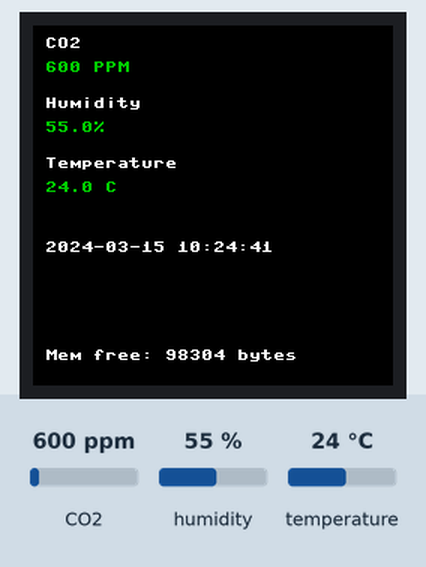
Simulated run of this program. Board: Raspberry Pi Pico running MicroPython. Parts: 240×240 colour display. Inputs (shaded band) come from the test bench; at power-on: CO2 600 ppm, humidity 55 %, temperature 24 °C. WiFi joins after 1.5 s; the clock reads 2024-03-15 10:24:30 at power-on unless the program sets it; no MQTT or app messages arrive unless stated; what the program prints to the serial console is not drawn.

Above: at 12.4 s.
12.5 s: CO2 set to 452 ppm
At 22.8 s:
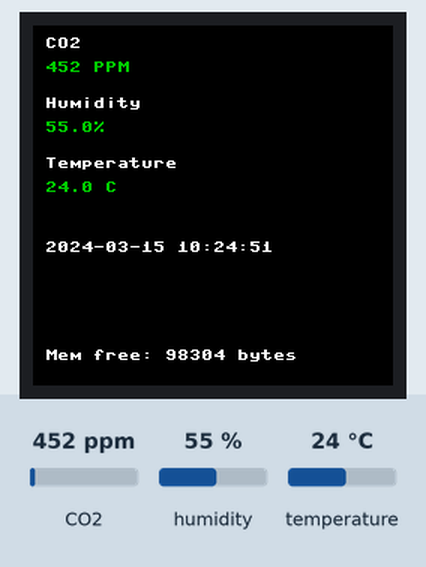
23.4 s: humidity set to 22 %
At 32.9 s:
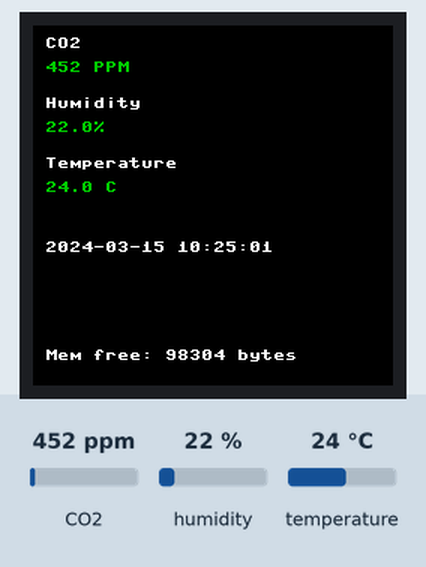
33.4 s: temperature set to 12 °C
At 43.0 s:
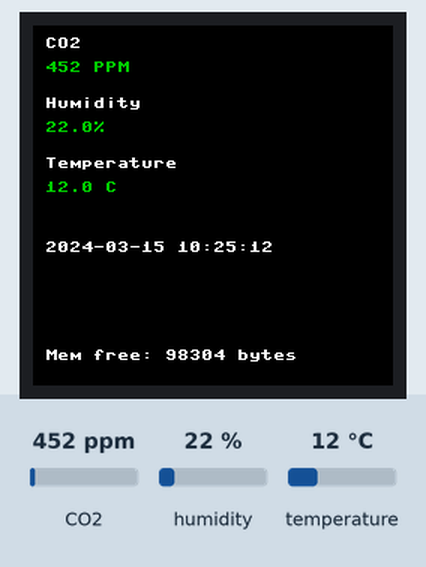
53.6 s: CO2 set to 1050 ppm
At 63.1 s:
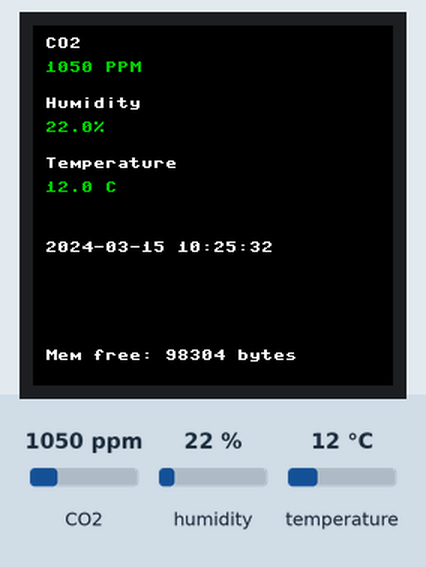
Timing chart, 0 to 64.6 s (numbered marks = the images above; inputs shaded):
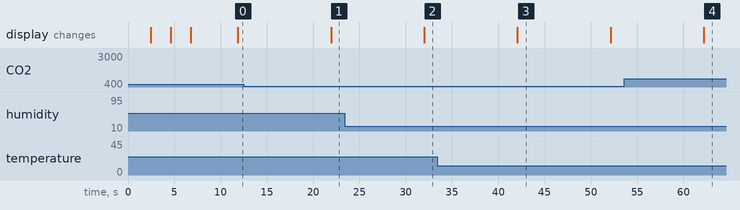

The program:

main.py
```python
import machine
import network
import ntptime
import time
import umqtt.simple as simple
from pimoroni_i2c import PimoroniI2C
from pimoroni import PICO_EXPLORER_I2C_PINS
import breakout_scd41
import config
import gc
from LCDModule import draw_rect, write_text, refresh_screen, colours

# Wi-Fi configuration
WIFI_SSID = config.WIFI_SSID
WIFI_PASSWORD = config.WIFI_PASSWORD

# MQTT configuration
MQTT_SERVER = config.MQTT_SERVER
MQTT_SCREEN_ON_TOPIC = config.MQTT_SCREEN_ON_TOPIC
MQTT_RESET_TOPIC = config.MQTT_RESET_TOPIC

LINE_HEIGHT = 18

# Retry configuration
MAX_RETRY = 10

# Print memory usage
def print_memory_usage():
    lineNumber = 12
    memory_usage = gc.mem_free()
    print("Memory usage:", memory_usage, "bytes free")
    draw_rect(x=0, y=LINE_HEIGHT * lineNumber, height=LINE_HEIGHT)
    write_text("Mem free: {} bytes".format(memory_usage), x=8, y=LINE_HEIGHT * lineNumber, colour=colours["WHITE"])
    refresh_screen()

wifi_status = "Disconnected..."
mqtt_status = "Disconnected..."
time_status = "Not Synced..."
scd41_status = "Initializing..."
mqtt_client = None

# Function to write setup status to the screen
def write_setup_status():
    draw_rect()
    # write_text(message="Setting up...", x=8, y=8)
    write_text(message="Wi-Fi: {}".format(wifi_status), x=8, y=LINE_HEIGHT, colour=colours["GREEN"] if wifi_status.endswith("Connected") else colours["WHITE"])
    write_text(message="MQTT: {}".format(mqtt_status), x=8, y=LINE_HEIGHT*2, colour=colours["GREEN"] if mqtt_status.endswith("Connected") else colours["WHITE"])
    write_text(message="Time: {}".format(time_status), x=8, y=LINE_HEIGHT*3, colour=colours["GREEN"] if time_status.endswith("Synced") else colours["WHITE"])
    write_text(message="SCD41: {}".format(scd41_status), x=8, y=LINE_HEIGHT*4, colour=colours["GREEN"] if scd41_status.endswith("Initialized") else colours["WHITE"])
    refresh_screen()
    print_memory_usage()

# Connect to Wi-Fi network
def connect_wifi():
    global wifi_status
    global MAX_RETRY

    print("Connecting to Wi-Fi...")
    wifi = network.WLAN(network.STA_IF)
    wifi.active(True)
    # wifi.disconnect()  # Disconnect from the Wi-Fi network

    retry_count = 0

    if wifi.status() == 3:
        wifi_status = "Connected"
        print("Already connected to Wi-Fi!")
        write_setup_status()
        # gc.collect()
        return

    if wifi.status() != 3:
        wifi_status = "Disconnected..."
        # print("Disconnected from Wi-Fi!")
        write_setup_status()
        if retry_count < MAX_RETRY:
            try:
                wifi.connect(WIFI_SSID, WIFI_PASSWORD)
            except Exception as e:
                print("Failed to connect to Wi-Fi:", e)
                retry_count += 1
                wifi_status = "Attempt {}/{}".format(retry_count, MAX_RETRY)
                print(wifi_status)
                write_setup_status()
                # gc.collect()
                time.sleep(1)

# Retry ntptime.settime()
def retry_ntptime_settime():
    global MAX_RETRY
    retry_count = 0
    global time_status
    ntptime.host = "time.cloudflare.com"
    ntptime.timeout = 2

    while retry_count < MAX_RETRY:
        try:
            ntptime.settime()
            time_status = "Synced"
            write_setup_status()
            return True
        except Exception as e:
            retry_count += 1
            print("Failed to synchronize time. Retrying ({}/{})...".format(retry_count, MAX_RETRY))
            time_status = "Syncing ({}/{})...".format(retry_count, MAX_RETRY)
            write_setup_status()
            time.sleep(2)

    print("Max retries exceeded. Time synchronization failed.")
    time_status = "Not Synced..."
    return False


# Connect to MQTT server
def connect_mqtt():
    global mqtt_status
    global MAX_RETRY

    print("Connecting to MQTT server...")
    client_id = "clientId-8XjjDaTnWG_sensor"
    mqtt_client = simple.MQTTClient(client_id, MQTT_SERVER, port=1883, user=None, password=None, keepalive=10, ssl=False, ssl_params={})
    retry_count = 0

    while retry_count < MAX_RETRY * 2:
        try:
            mqtt_client.set_callback(mqtt_callback)
            mqtt_client.connect()
            mqtt_status = "Connected"
            write_setup_status()
            print("Connected to MQTT server!")
            return mqtt_client
        except Exception as e:
            # # gc.collect()
            print("Failed to connect to MQTT server:", e)
            retry_count += 1
            mqtt_status = "Attempt {}/{}".format(retry_count, MAX_RETRY * 2)
            write_setup_status()
            print(mqtt_status)
            time.sleep(2)

    mqtt_status = "Max retries exceeded"
    write_setup_status()
    #print("Max retries exceeded. Resetting the device...")
    #time.sleep(2)
    #machine.reset()

# Callback for MQTT message
def mqtt_callback(topic, msg):
    print(topic, msg)
    if topic.decode() == MQTT_SCREEN_ON_TOPIC:
        if msg.decode() == "on":
            set_backlight(100)
            print("Display backlight turned on.")
        elif msg.decode() == "off":
            set_backlight(0)
            print("Display backlight turned off.")
    elif topic.decode() == MQTT_RESET_TOPIC:
        print("Resetting the device...")
        draw_rect()
        write_text("Received Reset Command", x=8, y=LINE_HEIGHT)
        write_text("Resetting...", x=8, y=LINE_HEIGHT*4)
        refresh_screen()
        time.sleep(2)
        machine.reset()

# Publish message to MQTT topic
def publish_to_mqtt(mqtt_client, topic, message):
    try:
        mqtt_client.publish(topic, message)
        print("Published to topic:", topic)
    except Exception as e:
        print("Failed to publish to topic:", topic, e)

def subscribe_topics(mqtt_client):
    topic_list = [MQTT_SCREEN_ON_TOPIC, MQTT_RESET_TOPIC]  # List of topics to subscribe to

    for topic in topic_list:
        try:
            mqtt_client.subscribe(topic)
            print("Subscribed to topic:", topic)
        except Exception as e:
            print("Failed to subscribe to topic:", topic, e)

# Initialize SCD41 sensor
def initialize_scd41():
    global scd41_status

    try:
        scd41_status = "Initializing"
        print("Initializing SCD41 sensor...")
        i2c = PimoroniI2C(**PICO_EXPLORER_I2C_PINS)
        breakout_scd41.init(i2c)
        breakout_scd41.start()
        scd41_status = "Initialized"
        write_setup_status()
        print("SCD41 sensor initialized.")
    except Exception as e:
        print("Failed to initialize SCD41 sensor:", e)
        draw_rect()
        write_text("[SCD41] Resetting...", x=8, y=LINE_HEIGHT)
        refresh_screen()
        time.sleep(2)
        machine.reset()

# Check SCD41 readiness
def is_scd41_ready():
    try:
        # gc.collect()
        return breakout_scd41.ready()
    except Exception as e:
        print("Error checking SCD41 readiness:", e)
        return False

# Measure using SCD41
def measure_scd41():
    try:
        return breakout_scd41.measure()
    except Exception as e:
        print("Error measuring with SCD41:", e)
        return None, None, None

# Set backlight intensity
def set_backlight(level):
    BL = 13  # GPIO pin for backlight control
    pwm = machine.PWM(machine.Pin(BL))
    pwm.freq(1000)
    one_percent = 65535 / 100
    brightness = round(one_percent * level)
    pwm.duty_u16(brightness)  # Set the backlight level

# Print values on LCD and publish to MQTT
def print_values(co2, temperature, humidity):
    gc.collect()
    line_height = 8
    draw_rect()
    write_text(message="CO2", x=8, y=line_height, colour=colours["WHITE"])
    write_text(message="{} PPM".format(co2), x=8, y=line_height * 3, colour=colours["GREEN"])

    write_text(message="Humidity", x=8, y=line_height * 6, colour=colours["WHITE"])
    write_text(message="{}%".format(humidity), x=8, y=line_height * 8, colour=colours["GREEN"])

    write_text(message="Temperature", x=8, y=line_height * 11, colour=colours["WHITE"])
    write_text(message="{} C".format(temperature), x=8, y=line_height * 13, colour=colours["GREEN"])

    current_time = time.localtime()
    formatted_time = "{:04d}-{:02d}-{:02d} {:02d}:{:02d}:{:02d}".format(
        current_time[0], current_time[1], current_time[2], current_time[3], current_time[4], current_time[5]
    )
    print("CO2: {} PPM, Temperature: {} C, Humidity: {}%".format(co2, temperature, humidity))
    write_text(message=formatted_time, x=8, y=line_height * 18)
    print_memory_usage()
    refresh_screen()


# Main function
def main():
    global time_status
    mqtt_client = None  # Initialize MQTT client object

    print_memory_usage()
    write_setup_status()
    connect_wifi()
    print_memory_usage()
    write_setup_status()

    # try:
    #     connect_wifi()
    #     write_setup_status()  # Write Wi-Fi setup status
    #     # gc.collect()
    # except Exception as e:
    #     print("An error occurred while connecting to Wi-Fi:", e)

    print_memory_usage()  # Print memory usage after connecting to Wi-Fi
    time.sleep(2)

    try:
        mqtt_client = connect_mqtt()
        write_setup_status()  # Write MQTT setup status
        gc.collect()
    except Exception as e:
        print("An error occurred while connecting to MQTT server:", e)

    print_memory_usage()  # Print memory usage after connecting to MQTT server
    time.sleep(2)

    try:
        retry_ntptime_settime()
        write_setup_status()  # Write time sync setup status
        # gc.collect()
    except Exception as e:
        print("An error occurred while synchronizing time:", e)

    print_memory_usage()  # Print memory usage after synchronizing time
    time.sleep(2)


    try:
        initialize_scd41()
        write_setup_status()  # Write SCD41 setup status
        # gc.collect()
    except Exception as e:
        print("An error occurred while initializing SCD41 sensor:", e)

    print_memory_usage()  # Print memory usage after initializing SCD41 sensor

    if mqtt_client is not None:
        subscribe_topics(mqtt_client)  # Subscribe to MQTT topics

    while True:
        if mqtt_client is not None:
            mqtt_client.check_msg()
            time.sleep(5)
        try:
            if is_scd41_ready():
                co2, temperature, humidity = measure_scd41()
                print_values(co2, temperature, humidity)
                current_time = time.localtime()
                formatted_time = "{:04d}-{:02d}-{:02d} {:02d}:{:02d}:{:02d}".format(
                    current_time[0], current_time[1], current_time[2], current_time[3], current_time[4], current_time[5]
                )
                if mqtt_client is not None:
                    publish_to_mqtt(mqtt_client, "environment-monitor/carbondioxide", str(co2))  # Publish CO2 value to MQTT topic
                    publish_to_mqtt(mqtt_client, "environment-monitor/temperature", str(temperature))  # Publish temperature value to MQTT topic
                    publish_to_mqtt(mqtt_client, "environment-monitor/humidity", str(humidity))  # Publish humidity value to MQTT topic
                    publish_to_mqtt(mqtt_client, "environment-monitor/last_update", formatted_time)  # Publish last_update value to MQTT topic
        except Exception as e:
            print("An error occurred while measuring or printing values:", e)

        try:
            if mqtt_client is not None:
                mqtt_client.check_msg()
                time.sleep(5)
        except Exception as e:
            print("An error occurred while checking MQTT messages or sleeping:", e)

        # gc.collect()  # Perform garbage collection after each loop iteration


# Run the main function
if __name__ == "__main__":
    print("Starting application...")
    main()
```

config.py
```python
WIFI_SSID = "your_2.4_ghz_wifi_ssid"
WIFI_PASSWORD = "your_wifi_password"
MQTT_SERVER = "123.456.789.000" # the IP address of your MQTT server
MQTT_SCREEN_ON_TOPIC = "environment-monitor/state/screen-on"
MQTT_RESET_TOPIC = "environment-monitor/state/reset"
```

LCDModule.py
```python
# Initial test of WaveShare 1.3 inch 240x240 screen with Joystick and Buttons
# Tony Goodhew - 14th August 2021
# Includes WaveShare driver Demo Code with typos and errors corrected
from machine import Pin,SPI,PWM
import framebuf


BL = 13
DC = 8
RST = 12
MOSI = 11
SCK = 10
CS = 9

def rgb(R,G,B): # Convert RGB888 to RGB565
  return (((G&0b00011100)<<3) +((B&0b11111000)>>3)<<8) + (R&0b11111000)+((G&0b11100000)>>5)

colours = {
  'RED'   :   rgb(200,0,0),
  'GREEN' :   rgb(0,200,0),
  'BLUE'  :   rgb(0,0,200),
  'WHITE' :   rgb(255,255,255),
  'BLACK' :   rgb(0,0,0),
  'PURPLE':   rgb(120,0,210),
}

width = 240
height = 240

class LCD_1inch3(framebuf.FrameBuffer):
    def __init__(self):
        self.width = 240
        self.height = 240

        self.cs = Pin(CS,Pin.OUT)
        self.rst = Pin(RST,Pin.OUT)

        self.cs(1)
        self.spi = SPI(1)
        self.spi = SPI(1,1000_000)
        self.spi = SPI(1,100000_000,polarity=0, phase=0,sck=Pin(SCK),mosi=Pin(MOSI),miso=None)
        self.dc = Pin(DC,Pin.OUT)
        self.dc(1)
        self.buffer = bytearray(self.height * self.width * 2)
        super().__init__(self.buffer, self.width, self.height, framebuf.RGB565)
        self.init_display()

        self.red   =   0x07E0 # Pre-defined colours
        self.green =   0x001f # Probably easier to use colour(r,g,b) defined below
        self.blue  =   0xf800
        self.white =   0xffff

    def write_cmd(self, cmd):
        self.cs(1)
        self.dc(0)
        self.cs(0)
        self.spi.write(bytearray([cmd]))
        self.cs(1)

    def write_data(self, buf):
        self.cs(1)
        self.dc(1)
        self.cs(0)
        self.spi.write(bytearray([buf]))
        self.cs(1)

    def init_display(self):
        """Initialize display"""
        self.rst(1)
        self.rst(0)
        self.rst(1)

        self.write_cmd(0x36)
        self.write_data(0x70)

        self.write_cmd(0x3A)
        self.write_data(0x05)

        self.write_cmd(0xB2)
        self.write_data(0x0C)
        self.write_data(0x0C)
        self.write_data(0x00)
        self.write_data(0x33)
        self.write_data(0x33)

        self.write_cmd(0xB7)
        self.write_data(0x35)

        self.write_cmd(0xBB)
        self.write_data(0x19)

        self.write_cmd(0xC0)
        self.write_data(0x2C)

        self.write_cmd(0xC2)
        self.write_data(0x01)

        self.write_cmd(0xC3)
        self.write_data(0x12)

        self.write_cmd(0xC4)
        self.write_data(0x20)

        self.write_cmd(0xC6)
        self.write_data(0x0F)

        self.write_cmd(0xD0)
        self.write_data(0xA4)
        self.write_data(0xA1)

        self.write_cmd(0xE0)
        self.write_data(0xD0)
        self.write_data(0x04)
        self.write_data(0x0D)
        self.write_data(0x11)
        self.write_data(0x13)
        self.write_data(0x2B)
        self.write_data(0x3F)
        self.write_data(0x54)
        self.write_data(0x4C)
        self.write_data(0x18)
        self.write_data(0x0D)
        self.write_data(0x0B)
        self.write_data(0x1F)
        self.write_data(0x23)

        self.write_cmd(0xE1)
        self.write_data(0xD0)
        self.write_data(0x04)
        self.write_data(0x0C)
        self.write_data(0x11)
        self.write_data(0x13)
        self.write_data(0x2C)
        self.write_data(0x3F)
        self.write_data(0x44)
        self.write_data(0x51)
        self.write_data(0x2F)
        self.write_data(0x1F)
        self.write_data(0x1F)
        self.write_data(0x20)
        self.write_data(0x23)

        self.write_cmd(0x21)

        self.write_cmd(0x11)

        self.write_cmd(0x29)

    def show(self):
        self.write_cmd(0x2A)
        self.write_data(0x00)
        self.write_data(0x00)
        self.write_data(0x00)
        self.write_data(0xef)

        self.write_cmd(0x2B)
        self.write_data(0x00)
        self.write_data(0x00)
        self.write_data(0x00)
        self.write_data(0xEF)

        self.write_cmd(0x2C)

        self.cs(1)
        self.dc(1)
        self.cs(0)
        self.spi.write(self.buffer)
        self.cs(1)
# ========= End of Driver ===========

LCD = LCD_1inch3()

def refresh_screen():
  LCD.show()

def set_backlight_level(level = 100):
  pwm = PWM(Pin(BL))
  pwm.freq(1000)
  onePercent = 65535/100
  brightness = round(onePercent*level)
  pwm.duty_u16(brightness)#max 65535 # controls brightness
  refresh_screen()

def write_text(
      message = '',
      colour = colours["WHITE"],
      x = 0,
      y = 0
):
  LCD.text(message,x,y,colour)

def draw_rect(
      x = 0,
      y = 0,
      width = LCD.width,
      height = LCD.height,
      colour = colours["BLACK"]
):
  LCD.fill_rect(x,y,width,height,colour)

def draw_rect_outline(
      x = 0,
      y = 0,
      width = LCD.width,
      height = LCD.height,
      colour = colours["BLACK"]
):
  LCD.fill(x,y,width,height,colour)
```

Measured:
- after the input at 12.5 s, the display: changes after 9.4 s (image 1)
- after the input at 23.4 s, the display: changes after 8.6 s (image 2)
